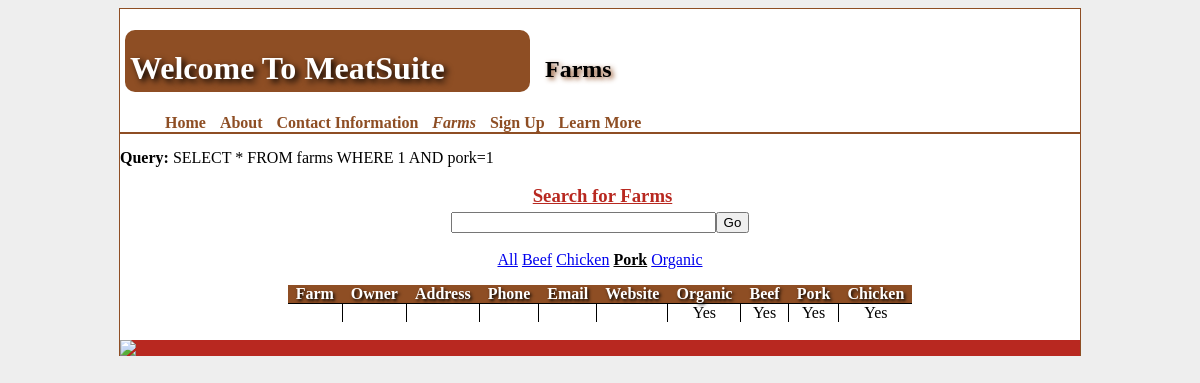
The page /index.php?page=farms&Pork=1 on the database its author committed.
### tables this page shows
CREATE TABLE IF NOT EXISTS `farms` (
  `FarmName` varchar(30) DEFAULT NULL,
  `owner` varchar(30) NOT NULL,
  `address` varchar(30) NOT NULL,
  `phone` varchar(30) NOT NULL,
  `email` varchar(30) NOT NULL,
  `website` varchar(30) NOT NULL,
  `organic` tinyint(1) NOT NULL,
  `beef` tinyint(1) NOT NULL,
  `pork` tinyint(1) NOT NULL,
  `chicken` tinyint(1) NOT NULL,
  `description` varchar(1000) DEFAULT NULL,
  `id` int(11) NOT NULL AUTO_INCREMENT,
  PRIMARY KEY (`id`)
);

### index.php (called while the page is built, shortened)
<?php
        include('functions.php');
        include "template.php";

### functions.php (called while the page is built, shortened)
<?php
    function query($query) {
        $result = mysql_query($query);
	if($result) {
            return $result;
        } else {
            echo "Error: ".mysql_error();
            return false;
        }
    }
?>

### farms.php (the view, shortened to what this page needs)
<?php
	$query = "SELECT * FROM farms WHERE 1";
        if(isset($_GET['Pork'])) {
            $query .= " AND pork=1";
        }
        echo '<b>Query:</b> '.$query.'<br/><br/>';
        $result = query($query);
?>
<h3 class="title" style="margin-bottom:5px;">Search for Farms</h3>
<div id="bar">
    <form method="get" action="index.php">
            <input type="text" name="search" size="30" maxlength="50"><input type="submit" value="Go">
            <br><br>
            <a class="<?php echo count($_GET) == 1 ? 'active' : '' ?>" href="index.php?page=farms">All</a>
            <a class="<?php echo isset($_GET['Beef']) ? 'active' : ''?>" href="index.php?page=farms&Beef=1">Beef</a>
            <a class="<?php echo isset($_GET['Chicken']) ? 'active' : ''?>" href="index.php?page=farms&Chicken=1">Chicken</a>
            <a class="<?php echo isset($_GET['Pork']) ? 'active' : ''?>" href="index.php?page=farms&Pork=1">Pork</a>
            <a class="<?php echo isset($_GET['Organic']) ? 'active' : ''?>" href="index.php?page=farms&Organic=1">Organic</a>
    </form>
</div>
<table border='1'>
        <tr>
                <th>Farm</th>
                <th>Owner</th>
                <th>Address</th>
                <th>Phone</th>
                <th>Email</th>
                <th>Website</th>
                <th>Organic</th>
                <th>Beef</th>
                <th>Pork</th>
                <th>Chicken</th>
        </tr>
        <?php while($row = mysql_fetch_array($result)){?>
                <tr>
                        <td class="farm">
                        </td>
                        <td> <?php echo $row['owner'] ?></td>
                        <td> <?php echo $row['address'] ?></td>
                        <td> <?php echo $row['phone'] ?></td>
                        <td> <?php echo $row['email'] ?></td>
                        <td> <a class = "link" href = "<?php echo $row['website'] ?>"> <?php echo $row['website'] ?> </a> </td>
                        <td> <?php
                                if ($row['organic']==0){
                                        echo 'No';
                                }
                                else {
                                        echo 'Yes';
                                }
                        ?></td>
                        <td> <?php
                                if ($row['beef']==0){
                                        echo 'No';
                                }
                                else {
                                        echo 'Yes';
                                }
                        ?></td>
                        <td> <?php
                                if ($row['pork']==0){
                                        echo 'No';
                                }
                                else {
                                        echo 'Yes';
                                }
                        ?></td>
                        <td> <?php
                                if ($row['chicken']==0){
                                        echo 'No';
                                }
                                else {
                                        echo 'Yes';
                                }
                        ?></td>
                </tr>
        <?php } ?>
</table>

### meatsuite.css (style rules this page uses)
body { background:#eee; }
h3 { margin: 0 0 0 5px; }
table, th, td { border-collapse:collapse; text-align:center; padding:0 8px 0 8px; margin-left:auto; margin-right:auto; }
table { border-style:hidden; }
th { background:#8e4e24; border:1px solid #8e4e24; border-bottom:1px solid black; color:white; text-shadow: #000000 0.1em 0.1em 0.2em; }
td { border:1px solid black; }
.title, .subtitle { text-align:center; font-weight:bold; text-decoration:underline; color:#b82820; }
#bar { text-align:center; margin-bottom:5px; }
a.active { font-weight: bold; color: black; }

### rows shown on the page
farms: organic "Yes", beef "Yes", pork "Yes", chicken "Yes"

### other values the page prints
$pageHeader "Farms"
$values["header"] "Home"
$values["header"] "About"
$values["header"] "Contact Information"
$values["header"] "Farms"
$values["header"] "Sign Up"
$values["header"] "Learn More"
$query "SELECT * FROM farms WHERE 1 AND pork=1"
